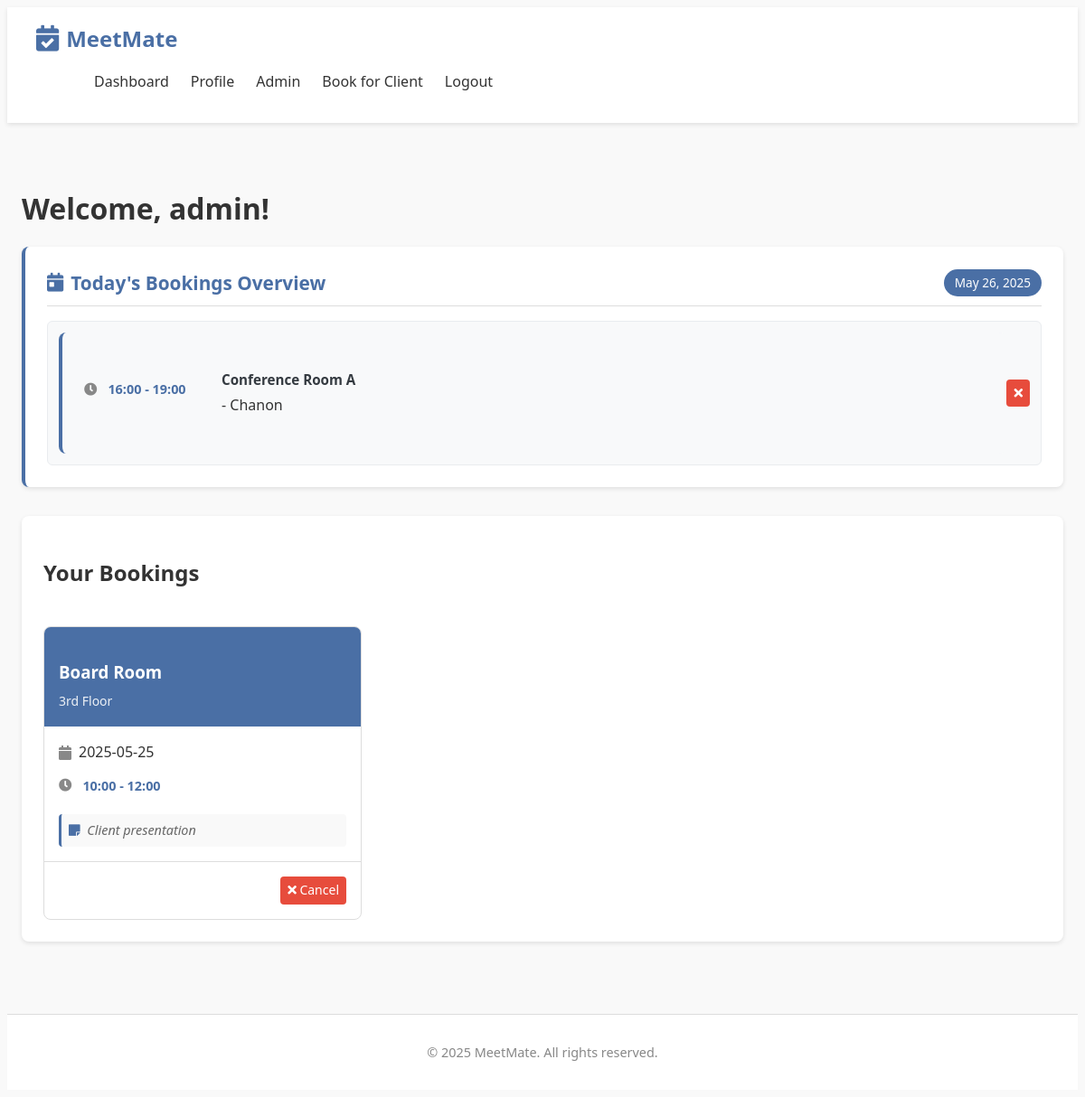
The app's page /dashboard (signed in) with its own data.
### tables this page shows
CREATE TABLE bookings (
            id INTEGER PRIMARY KEY AUTOINCREMENT,
            user_id INTEGER NOT NULL,
            room_id INTEGER NOT NULL,
            date TEXT NOT NULL,
            time_start TEXT NOT NULL,
            time_end TEXT NOT NULL,
            booking_admin_id INTEGER, notes TEXT,
            FOREIGN KEY (user_id) REFERENCES users (id),
            FOREIGN KEY (room_id) REFERENCES rooms (id),
            FOREIGN KEY (booking_admin_id) REFERENCES users (id)
        );

CREATE TABLE rooms (
            id INTEGER PRIMARY KEY AUTOINCREMENT,
            name TEXT NOT NULL,
            location TEXT NOT NULL,
            capacity INTEGER NOT NULL
        );

CREATE TABLE users (
            id INTEGER PRIMARY KEY AUTOINCREMENT,
            username TEXT NOT NULL UNIQUE,
            email TEXT NOT NULL UNIQUE,
            password TEXT NOT NULL,
            firstname TEXT,
            lastname TEXT,
            dob TEXT,
            address TEXT,
            role TEXT DEFAULT 'user'
        );

### app_beginner.py (the view)
@app.route('/dashboard')
@login_required
def dashboard():
    connection = get_database_connection()
    cursor = connection.cursor()
    user_id = session['user_id']
    user_bookings = get_user_bookings(user_id)
    from datetime import date
    today = date.today().strftime('%Y-%m-%d')
    today_date = date.today().strftime('%B %d, %Y')
    cursor.execute('''
        SELECT
            b.id,
            b.date,
            b.time_start,
            b.time_end,
            b.notes,
            u.username,
            r.name as room_name,
            admin.username as admin_name
        FROM bookings b
        JOIN users u ON b.user_id = u.id
        JOIN rooms r ON b.room_id = r.id
        LEFT JOIN users admin ON b.booking_admin_id = admin.id
        WHERE b.date = ?
        ORDER BY b.time_start
    ''', (today,))
    today_bookings = []
    for row in cursor.fetchall():
        booking = dict(row)
        if booking['admin_name']:
            booking['booked_by'] = f"Admin: {booking['admin_name']}"
        else:
            booking['booked_by'] = "Self"
        today_bookings.append(booking)
    connection.close()
    return render_template('dashboard.html',
                         bookings=user_bookings,
                         today_bookings=today_bookings,
                         today_date=today_date)

### app_beginner.py (called while the page is built)
def get_database_path():
    app_directory = app.root_path
    instance_directory = os.path.join(app_directory, 'instance')
    os.makedirs(instance_directory, exist_ok=True)
    database_path = os.path.join(instance_directory, 'meetmate.db')
    return database_path

def get_database_connection():
    db_path = get_database_path()
    connection = sqlite3.connect(db_path)
    connection.row_factory = sqlite3.Row
    return connection

def get_user_by_id(user_id):
    connection = get_database_connection()
    cursor = connection.cursor()
    cursor.execute("SELECT * FROM users WHERE id = ?", (user_id,))
    user = cursor.fetchone()  # Get the first (and only) result
    connection.close()
    if user:
        return dict(user)
    return None

def get_user_bookings(user_id):
    connection = get_database_connection()
    cursor = connection.cursor()
    cursor.execute('''
        SELECT
            b.id,
            b.date,
            b.time_start,
            b.time_end,
            b.notes,
            r.name as room_name,
            r.location as room_location
        FROM bookings b
        JOIN rooms r ON b.room_id = r.id
        WHERE b.user_id = ?
        ORDER BY b.date, b.time_start
    ''', (user_id,))
    bookings = cursor.fetchall()
    connection.close()
    return [dict(booking) for booking in bookings]

def login_required(f):
    @wraps(f)
    def decorated_function(*args, **kwargs):
        if 'user_id' not in session:
            flash('Please login to access this page', 'error')
            return redirect(url_for('login'))
        user = get_user_by_id(session['user_id'])
        if not user:
            session.clear()
            flash('Your account is no longer valid. Please login again.', 'warning')
            return redirect(url_for('login'))
        return f(*args, **kwargs)
    return decorated_function

### templates/dashboard.html (shortened to what this page needs)
{% extends "base.html" %}
{% block content %}
<div class="dashboard">
    <h1>Welcome, {{ session.username }}!</h1>
    <div class="today-summary">
        <div class="summary-card">
            <div class="summary-header">
                <h2><i class="fas fa-calendar-day"></i> Today's Bookings Overview</h2>
                <span class="summary-date">{{ today_date }}</span>
            </div>
            {% if today_bookings %}
                <div class="today-bookings-list">
                    {% for booking in today_bookings %}
                        <div class="today-booking-item">
                            <div class="booking-info">
                                <div class="booking-time">
                                    <i class="fas fa-clock"></i> {{ booking.time_start }} - {{ booking.time_end }}
                                </div>
                                <div class="booking-details">
                                    <strong>{{ booking.room_name }}</strong> - {{ booking.username }}
                                </div>
                            </div>
                            {% if session.role == 'admin' %}
                            <div class="booking-actions-mini">
                                <a href="{{ url_for('cancel_booking', booking_id=booking.id) }}"
                                   class="btn btn-sm btn-danger"
                                   onclick="return confirm('Are you sure you want to cancel this booking?')">
                                    <i class="fas fa-times"></i>
                                </a>
                            </div>
                            {% endif %}
                        </div>
                    {% endfor %}
                </div>
            {% endif %}
        </div>
    </div>
    <div class="dashboard-section">
        <div class="section-header">
            <h2>Your Bookings</h2>
        </div>
        {% if bookings %}
            <div class="bookings-list">
                {% for booking in bookings %}
                    <div class="booking-card">
                        <div class="booking-header">
                            <h3>{{ booking.room_name }}</h3>
                            <span class="booking-location">{{ booking.room_location }}</span>
                        </div>
                        <div class="booking-details">
                            <div class="booking-date">
                                <i class="fas fa-calendar"></i> {{ booking.date }}
                            </div>                            <div class="booking-time">
                                <i class="fas fa-clock"></i> {{ booking.time_start }} - {{ booking.time_end }}
                            </div>
                            {% if booking.notes %}
                            <div class="booking-notes">
                                <i class="fas fa-sticky-note"></i> {{ booking.notes }}
                            </div>
                            {% endif %}
                        </div>
                        <div class="booking-actions">
                            <a href="{{ url_for('cancel_booking', booking_id=booking.id) }}" class="btn btn-danger btn-sm"
                               onclick="return confirm('Are you sure you want to cancel this booking?')">
                                <i class="fas fa-times"></i> Cancel
                            </a>
                        </div>
                    </div>
                {% endfor %}
            </div>
        {% else %}
            <div class="empty-state">
                <i class="fas fa-calendar-times empty-icon"></i>
                <p>You don't have any bookings yet.</p>
                <a href="{{ url_for('booking') }}" class="btn btn-primary">Book a Room Now</a>
            </div>
        {% endif %}    </div>
</div>
{% endblock %}

### static/css/style.css (style rules this page uses)
:root { --primary-color: #4a6fa5; --primary-color-rgb: 74, 111, 165; --secondary-color: #6c757d; --success-color: #28a745; --danger-color: #dc3545; --warning-color: #ffc107; --info-color: #17a2b8; --light-color: #f8f9fa; --dark-color: #343a40; --body-bg: #f5f7fa; --light-text: #6c757d; --dark-text: #343a40; --border-color: #dee2e6; --shadow: 0 2px 10px rgba(0, 0, 0, 0.1); --border-radius: 0.25rem; --secondary-color: #2ecc71; --danger-color: #e74c3c; --warning-color: #f39c12; --text-color: #333; --light-text: #888; --light-bg: #f9f9f9; --border-color: #ddd; --shadow: 0 2px 5px rgba(0, 0, 0, 0.1); }
body { font-family: 'Segoe UI', Tahoma, Geneva, Verdana, sans-serif; line-height: 1.6; color: var(--text-color); background-color: var(--light-bg); }
h1, h2, h3, h4, h5, h6 { margin-bottom: 1rem; font-weight: 600; }
a { text-decoration: none; color: var(--primary-color); }
.btn { display: inline-block; padding: 0.5rem 1rem; background-color: var(--primary-color); color: white; border: none; border-radius: 4px; cursor: pointer; font-size: 1rem; transition: background-color 0.3s; }
.btn-danger { background-color: var(--danger-color); }
.btn-sm { padding: 0.25rem 0.5rem; font-size: 0.875rem; }
.dashboard { padding: 2rem 0; }
.dashboard-section { background-color: white; padding: 1.5rem; border-radius: 8px; box-shadow: var(--shadow); margin-bottom: 2rem; }
.section-header { display: flex; justify-content: space-between; align-items: center; margin-bottom: 1.5rem; }
.bookings-list { display: grid; grid-template-columns: repeat(auto-fill, minmax(300px, 1fr)); gap: 1.5rem; }
.booking-card { background-color: white; border: 1px solid var(--border-color); border-radius: 8px; overflow: hidden; transition: transform 0.3s, box-shadow 0.3s; }
.booking-header { padding: 1rem; background-color: var(--primary-color); color: white; }
.booking-header h3 { margin-bottom: 0.25rem; }
.booking-location { font-size: 0.875rem; opacity: 0.9; }
.booking-details { padding: 1rem; }
.booking-date, .booking-time { display: flex; align-items: center; margin-bottom: 0.5rem; }
.booking-date i, .booking-time i { margin-right: 0.5rem; color: var(--light-text); }
.booking-actions { padding: 1rem; border-top: 1px solid var(--border-color); text-align: right; }
.booking-info { background-color: #f8f9fa; padding: 1.5rem; border-radius: 8px; border-left: 4px solid var(--primary-color); }
.today-summary { margin-bottom: 2rem; }
.summary-card { background-color: white; border-radius: 8px; box-shadow: var(--shadow); padding: 1.5rem; border-left: 4px solid var(--primary-color); }
.summary-header { display: flex; justify-content: space-between; align-items: center; margin-bottom: 1rem; padding-bottom: 0.5rem; border-bottom: 1px solid var(--border-color); }
.summary-header h2 { color: var(--primary-color); margin: 0; font-size: 1.3rem; display: flex; align-items: center; gap: 0.5rem; }
.summary-date { background-color: var(--primary-color); color: white; padding: 0.25rem 0.75rem; border-radius: 15px; font-size: 0.85rem; font-weight: 500; }
.today-bookings-list { display: flex; flex-direction: column; gap: 0.75rem; }
.today-booking-item { display: flex; justify-content: space-between; align-items: center; padding: 0.75rem; background-color: #f8f9fa; border-radius: 6px; border: 1px solid #e9ecef; transition: all 0.3s ease; }
.booking-info { flex: 1; display: flex; align-items: center; gap: 1rem; }
.booking-time { color: var(--primary-color); font-weight: 600; font-size: 0.9rem; display: flex; align-items: center; gap: 0.25rem; min-width: 120px; }
.booking-details { display: flex; flex-direction: column; gap: 0.25rem; }
.booking-details strong { color: var(--dark-text); font-size: 0.95rem; }
.booking-actions-mini { display: flex; gap: 0.5rem; }

### templates/dashboard.html (style rules this page uses)
.booking-notes { margin-top: 0.5rem; color: #666; font-size: 0.9rem; line-height: 1.4; font-style: italic; background-color: #f9f9f9; padding: 0.5rem; border-radius: 4px; border-left: 3px solid var(--primary-color); }
.booking-notes i { color: var(--primary-color); margin-right: 0.25rem; }

### records on screen
bookings: date "May 26, 2025", time_start "16:00", time_end "19:00", room_name "Conference Room A", username "Chanon"
bookings: room_name "Board Room", room_location "3rd Floor", date "2025-05-25", time_start "10:00", time_end "12:00", notes "Client presentation"

### other values on screen
{{ session.username }} "admin"
